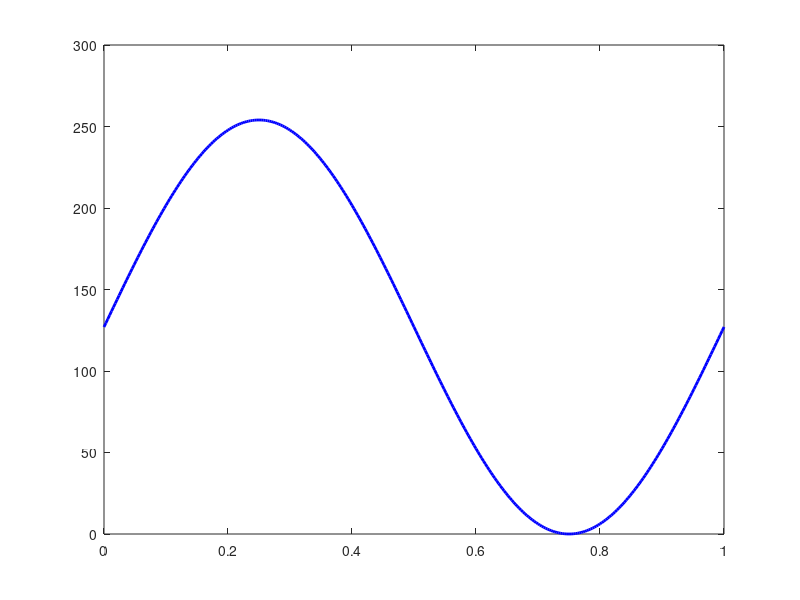

This chart was generated by the following MATLAB code:
clc,clear,close all;
n=0:0.003030303:1;
size(n)
A = 127;
PWM_DUTY=127;
y=A+PWM_DUTY *sin(2*pi*n);
y1=round(y);
fprintf('%i, ', y1)
figure(1);
plot(n,y,'b','LineWidth',2);
